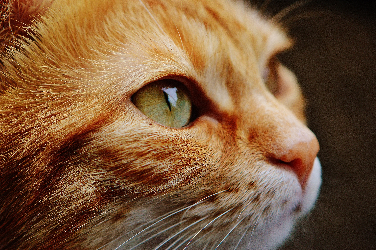
%> input picture Homework/hw1/data/cat3_LR.png, 376 x 250 px
$ octave test_q3.m   (GNU Octave 9; MATLAB toolbox functions it lacks are replaced by stand-ins)
%> lines starting %> are read from the running program, lines starting %| are printed output that depends on the picture
% clc;
clear all;
img1 = './data/cat3_LR.png';
originImg = imread(img1);
%> originImg is the input picture: size 250x376x3 uint8; mean R, G, B 122.3, 87.6, 57
[ImgHeight, ImgWidth, Layer] = size(originImg);
%> ImgHeight = 250; ImgWidth = 376; Layer = 3

n = [3 5 7];
% rgbImage = zeros(ImgHeight, ImgWidth, Layer, length(n));

subplot(2,2,1);
imshow(originImg, 'InitialMagnification','fit');


K = fspecial('gaussian', [3 3], 5);
rgbImage3 = originImg;
for l = 1: Layer
    rgbImage3(:,:,l) = conv2(originImg(:,:,l), K, 'same');
end
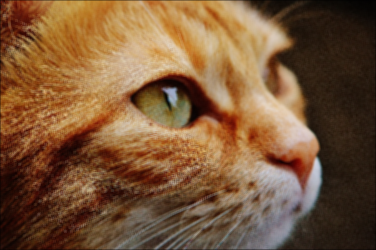
%> rgbImage3: size 250x376x3 uint8; mean R, G, B 122, 87.4, 56.8
subplot(2,2,2);
imshow(rgbImage3);


K = fspecial('gaussian', [5 5], 5);
rgbImage5 = originImg;
for l = 1: Layer
    rgbImage5(:,:,l) = conv2(originImg(:,:,l), K, 'same');
end
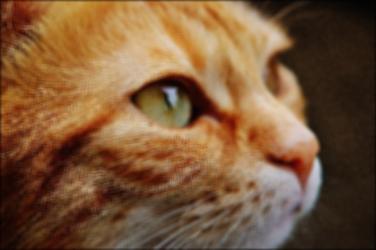
%> rgbImage5: size 250x376x3 uint8; mean R, G, B 121.7, 87.2, 56.7
subplot(2,2,3);
imshow(rgbImage5);


K = fspecial('gaussian', [7 7], 5);
rgbImage7 = originImg;
for l = 1: Layer
    rgbImage7(:,:,l) = conv2(originImg(:,:,l), K, 'same');
end
subplot(2,2,4);
imshow(rgbImage7);

$ run again, with Homework/hw1/data/cat1.png copied over Homework/hw1/data/cat3_LR.png
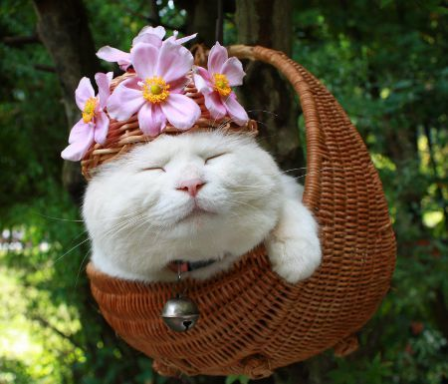
%> input picture Homework/hw1/data/cat1.png, 448 x 384 px
%> originImg is the input picture: size 384x448x3 uint8; mean R, G, B 91.1, 85.1, 62.4
%> after the loop `for l = 1: Layer`:
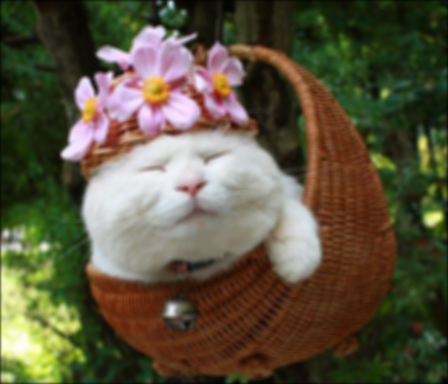
%> rgbImage5: size 384x448x3 uint8; mean R, G, B 90.9, 84.7, 62.3
